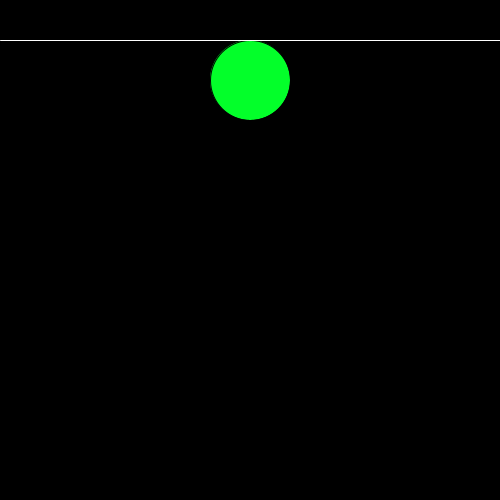
Frame 1 (no input)
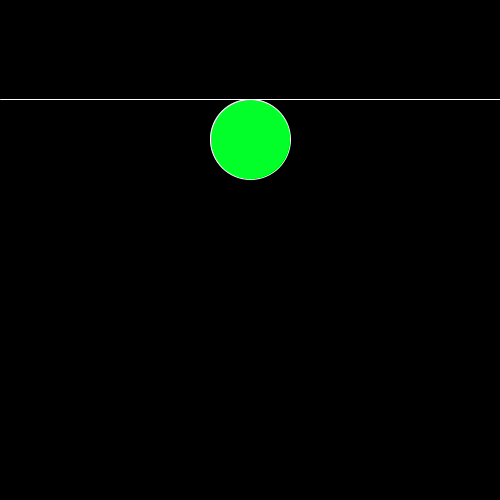
Frame 60 (the mouse pressed at the canvas centre just before this capture)
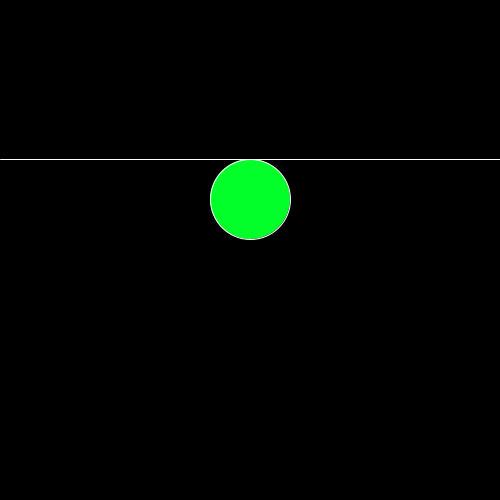
Frame 120 (the mouse held since frame 60 and released just before this capture)

The Processing sketch that drew these frames (run headless with seeded random() and noise(); from frame 60 on, the mouse is pressed at the canvas centre):

// Processing sketch: TrabajoN19
// ── TrabajoN19.pde
float x1 = 500/2, y1=80, radio = 80;
float x2= 0, y2 = 40;
boolean arriba = false, abajo = true;
boolean posicionarriba = false, posicionabajo = false;

void setup() {
  size(500,500);
  frameRate(150);
}

void draw() {
  background(0);
  fill(#03FF2A);
  circle(x1,y1,radio);
  stroke(255);
  line(x2,y2,width,y2);
  if(y2<=height && abajo == true) {
    y1 = y1 + 1;
    y2 = y2 + 1;
    posicionarriba=true;
  }else{
    abajo = false;
    arriba = true;
    if(posicionarriba == true && posicionabajo == false) {
      y1 = y1 - 80;
      posicionarriba = false;
      posicionabajo = true;
    }
  }
  if(y2>=0 && arriba == true) {
    y1 = y1 - 1;
    y2 = y2 - 1;
  }else{
    abajo = true;
    arriba = false;
    if(posicionabajo == true && posicionarriba == true) {
      y1 = y1 + 80;
      posicionarriba = true;
      posicionabajo = false;
    }
  }
}
